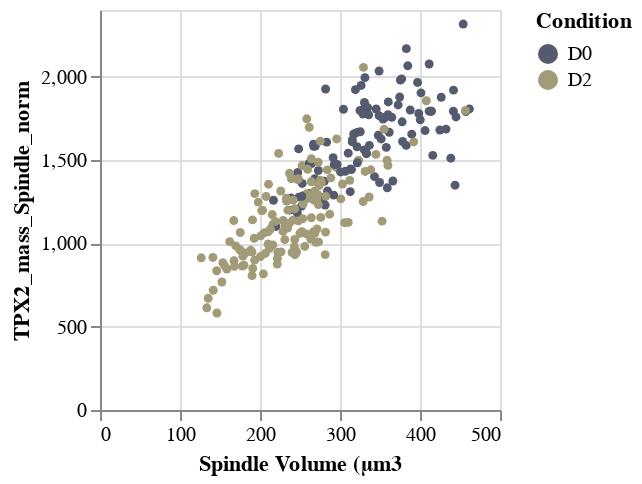

Source (notebook cell):
### Code cell
SCATTER_SV_TPX2 = alt.Chart(
        data = df, 
        width = 200, 
        height = 200
    ).mark_circle(
        opacity = 1,
        size = 20
    ).encode(
        alt.X("Spindle_Volume_um3", title = "Spindle Volume (µm3"),
        alt.Y("TPX2_mass_Spindle_norm", title = "TPX2_mass_Spindle_norm"),
        color = alt.Color("Condition", scale = alt.Scale(scheme = colourscheme))
    )
SCATTER_SV_TPX2

### Figure 1 — Vega-Lite specification as saved in the notebook (floating-point values rounded to 4 significant figures; data arrays with more than 128 entries replaced by an {"elided": "..."} marker saying what was removed)
{"config": {"view": {"continuousWidth": 400, "continuousHeight": 300}}, "data": {"name": "data-a11872630e0e1fa542bf927afe29c574"}, "mark": {"type": "circle", "opacity": 1, "size": 20}, "encoding": {"color": {"type": "nominal", "field": "Condition", "scale": {"scheme": "cividis"}}, "x": {"type": "quantitative", "field": "Spindle_Volume_um3", "title": "Spindle Volume (µm3"}, "y": {"type": "quantitative", "field": "TPX2_mass_Spindle_norm", "title": "TPX2_mass_Spindle_norm"}}, "height": 200, "width": 200, "$schema": "https://vega.github.io/schema/vega-lite/v4.8.1.json", "datasets": {"data-a11872630e0e1fa542bf927afe29c574": {"elided": "247 records"}}}
